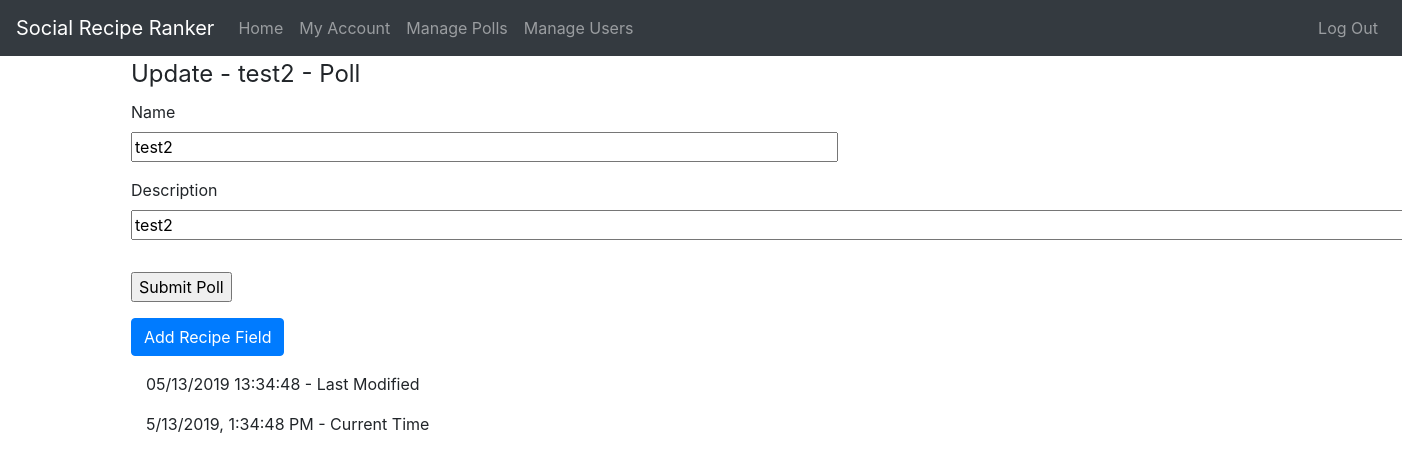
Page /poll/2/update (signed in) on the earlier database version.
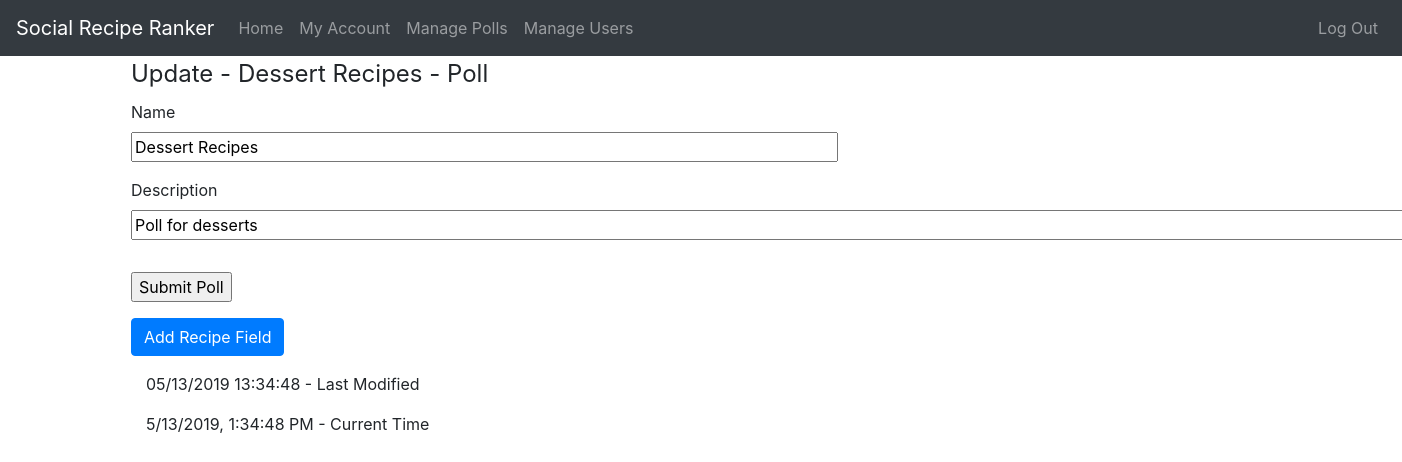
Same page on the later database version.
### app/models.py (models this page shows, shortened)
class Poll(db.Model):
    id = db.Column(db.Integer, primary_key=True)
    name = db.Column(db.String(64), nullable=False, index=True)
    description = db.Column(db.String(256), nullable=True)
    date_created = db.Column(db.DateTime, nullable=False, index=True, default=datetime.utcnow)
    creator_id = db.Column(db.Integer, db.ForeignKey('user.id'), nullable=False)
    recipes = db.relationship("Recipe", backref='poll', lazy='dynamic')

### app/routes.py (the view)
@app.route("/poll/<int:poll_id>/update", methods=['GET', 'POST'])
@login_required
def update_poll(poll_id):
    if current_user.is_admin:
        poll = Poll.query.get_or_404(poll_id)
        form = PollForm()
        if form.validate_on_submit():
            poll.name = form.name.data
            poll.description = form.description.data
            for r in form.recipes.data:
                recipe = Recipe.query.get(r.id)
                recipe.name = r.data['name']
                recipe.description = r.data['description']
            db.session.commit()
            flash('The poll has been updated!', 'success')
            return redirect(url_for('poll', poll_id=poll.id))
        elif request.method == 'GET':
            form.name.data = poll.name
            form.description.data = poll.description
        return render_template('submit_poll.html', title='Update - ' + poll.name + ' - Poll', form=form, legend='Update - ' + poll.name + ' - Poll')
    else:
        abort(403)

### app/forms.py
class PollForm(FlaskForm):
    name = StringField('Name', validators=[DataRequired()])
    description = StringField('Description', validators=[DataRequired()])
    recipes = FieldList(
        FormField(RecipesSubForm),
        validators=[])
    submit = SubmitField('Submit Poll')

### app/models.py (called while the page is built)
@login_manager.user_loader
def load_user(id):
    return User.query.get(int(id))

### app/templates/submit_poll.html (shortened to what this page needs)
{% extends "base.html" %}
{% block content %}
<section class="row">
    <form action="" method="post">
        <fieldset class="form-group">
            <legend>{{ legend }}</legend>
            <div class="form-group">
                <p>
                    {{ form.name.label }}<br>
                    {{ form.name(size=64) }}<br>
                </p>
                <p>
                    {{ form.description.label }}<br>
                    {{ form.description(size=128) }}<br>
                </p>
            </div>
        </fieldset>
        <div class="form-group">
            <p>{{ form.submit() }}</p>
            <button type="button" class="btn btn-primary" onclick="addRecipe()">Add Recipe Field</button>
        </div>
    </form>
</section>
{% endblock %}

Differences in the rows shown:
changed Poll: name "test2" → "Dessert Recipes"; description "test2" → "Poll for desserts"
Other differences:
{{ legend }}: "Update - test2 - Poll" → "Update - Dessert Recipes - Poll"
